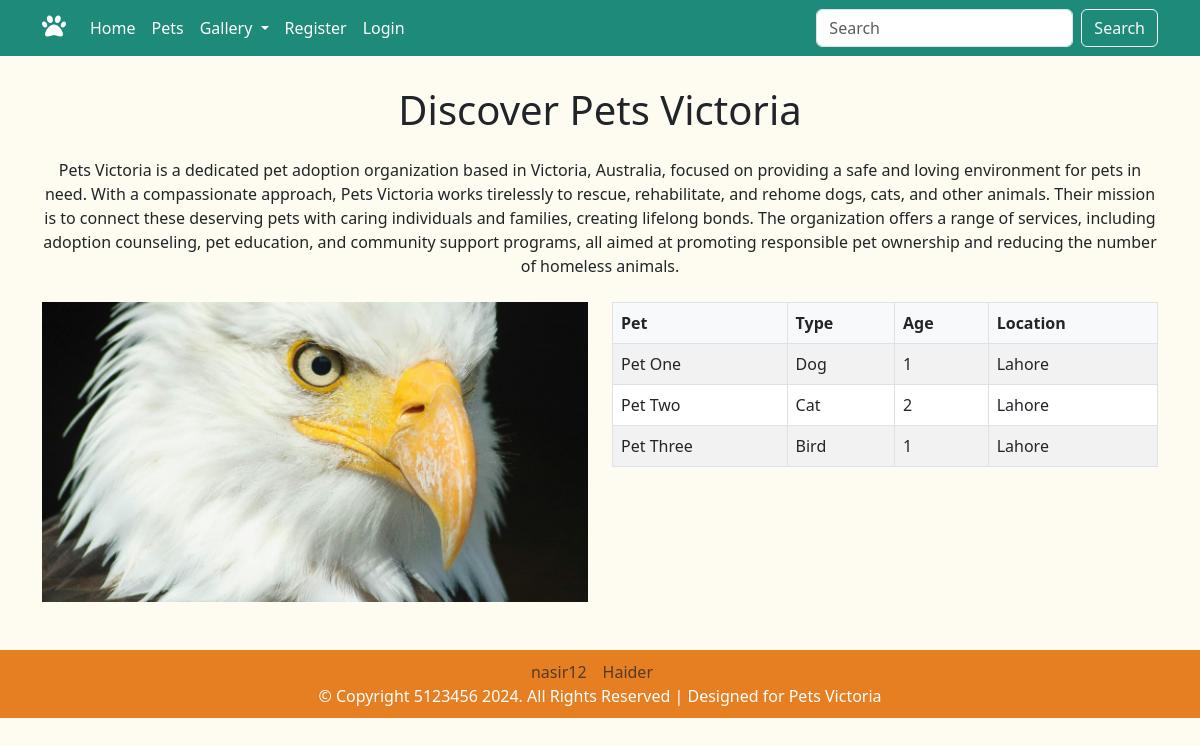
The app's page /pets.php with its own data.
### tables this page shows
CREATE TABLE `pets` (
  `id` int(11) NOT NULL,
  `user_id` int(11) NOT NULL,
  `name` varchar(100) NOT NULL,
  `type` varchar(50) NOT NULL,
  `description` text NOT NULL,
  `age` int(11) NOT NULL,
  `location` varchar(100) NOT NULL,
  `image_path` varchar(255) NOT NULL,
  `image_caption` varchar(100) NOT NULL,
  `created_at` timestamp NOT NULL DEFAULT current_timestamp()
);

### pets.php (the view, shortened to what this page needs)
<?php
include('include/header.inc');
include('include/nav.inc');
$query = "SELECT name, type, age, location, image_path FROM pets";
$result = $conn->query($query);
$imageQuery = "SELECT image_path FROM pets ORDER BY RAND() LIMIT 1";
$imageResult = $conn->query($imageQuery);
$randomImage = "images/cat.jpg";
if ($imageResult && $imageResult->num_rows > 0) {
    $imageRow = $imageResult->fetch_assoc();
    $randomImage = htmlspecialchars($imageRow['image_path']);
}
?>
<main class="container my-4 flex-grow-1">
    <h1 class="text-center mb-4">Discover Pets Victoria</h1>
    <p class="text-center mb-4">
        Pets Victoria is a dedicated pet adoption organization based in Victoria, Australia, focused on providing a safe and loving environment for pets in need. With a compassionate approach, Pets Victoria works tirelessly to rescue, rehabilitate, and rehome dogs, cats, and other animals. Their mission is to connect these deserving pets with caring individuals and families, creating lifelong bonds. The organization offers a range of services, including adoption counseling, pet education, and community support programs, all aimed at promoting responsible pet ownership and reducing the number of homeless animals.
    </p>
    <div class="row mb-4">
        <div class="col-md-6">
            <img src="<?= $randomImage ?>" alt="Random Pet" class="pets-image">
        </div>
        <div class="col-md-6">
            <div class="table-responsive">
                <table class="table table-striped table-bordered">
                    <thead>
                        <tr>
                            <th>Pet</th>
                            <th>Type</th>
                            <th>Age</th>
                            <th>Location</th>
                        </tr>
                    </thead>
                    <tbody>
                        <?php if ($result && $result->num_rows > 0): ?>
                            <?php while ($pet = $result->fetch_assoc()): ?>
                                <tr>
                                    <td><?= htmlspecialchars($pet['name']) ?></td>
                                    <td><?= htmlspecialchars($pet['type']) ?></td>
                                    <td><?= htmlspecialchars($pet['age']) ?></td>
                                    <td><?= htmlspecialchars($pet['location']) ?></td>
                                </tr>
                            <?php endwhile; ?>
                        <?php else: ?>
                            <tr>
                                <td colspan="4" class="text-center">No pets available at the moment.</td>
                            </tr>
                        <?php endif; ?>
                    </tbody>
                </table>
            </div>
        </div>
    </div>
</main>
<?php include('include/footer.inc'); ?>

### assets/css/style.css (style rules this page uses)
body { background-color: #fefbf0; }
h1,h3 { margin: 30px; text-align: center; }
.pets-image { width: 100%; max-height: 300px; object-fit: cover; }
.table { margin-bottom: 0; }
.table th { background-color: #f8f9fa; }
.table-striped tbody tr:nth-of-type(odd) { background-color: rgba(0, 0, 0, 0.05); }

### records on screen
pets: image_path (picture), name "Pet Three", type "Bird", age "1", location "Lahore"
pets: name "Pet One", type "Dog", age "1", location "Lahore"
pets: name "Pet Two", type "Cat", age "2", location "Lahore"

### other values on screen
$user['username'] "nasir12"
$user['username'] "Haider"
